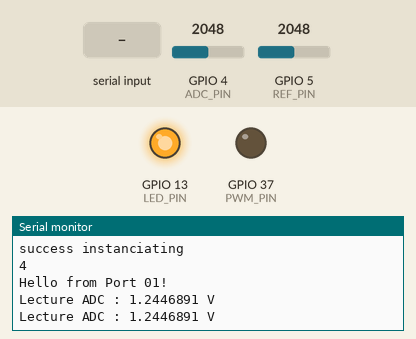
The program below on a simulated ESP32-S2. Shown: output pins drawn as LEDs (lit = HIGH), the last lines printed to the serial monitor. The inputs (shaded band) are chosen by the test bench; at power-on: GPIO 5 (REF_PIN) = 2048, GPIO 4 (ADC_PIN) = 2048 (analog values on the 0–4095 scale).

Above: at 2.2 s.
2.3 s: GPIO 5 (REF_PIN) set to 0
At 3.4 s:
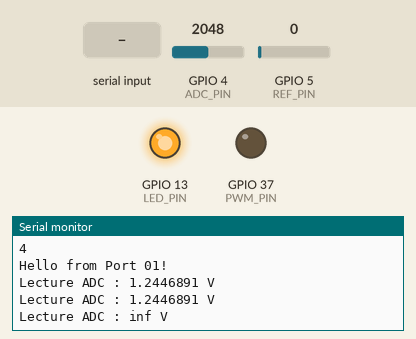
5.0 s: GPIO 4 (ADC_PIN) set to 0
At 5.9 s:
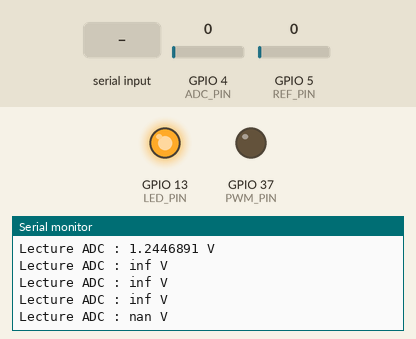
7.5 s: "90,45\n" received over Serial
At 8.4 s:
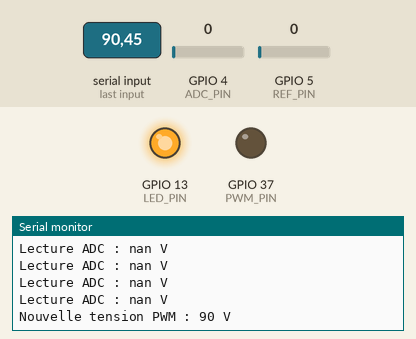

Measured:
- after the input at 2.3 s, the serial monitor: prints a new line after 0.40 s (image 1)
- after the input at 5.0 s, the serial monitor: prints a new line after 0.20 s (image 2)
- after the input at 7.5 s, the serial monitor: prints a new line after 0.21 s (image 3)

The program:

main.cpp
```cpp
#include <Arduino.h>
#include "ADC.h"
#include "PWM.h"

#if !defined(Serial) && defined(USB_SERIAL)
#define Serial USB_SERIAL
#endif


// put function declarations here:
const int ADC_PIN = 4;
const int LED_PIN = 13;
const int REF_PIN = 5;
const int PWM_PIN = 37;
const int PWM_canal = 0;
const int PWM_resolution = 12;
const int PWM_FREQ = 5000;


ADC adc_pin(ADC_PIN, REF_PIN);
PWM pwm_pin(PWM_PIN, PWM_canal, PWM_resolution, PWM_FREQ);

int desired_tension = 0;

void setup() {

  // 1. Attendre que le port série soit physiquement prêt (indispensable sur ESP32-S3/C3)
  while (!Serial) {
    delay(10);
  }

  // 2. Petit délai supplémentaire pour laisser le temps au logiciel
  // sur votre PC (Serial Monitor) de se stabiliser
  delay(1000);


  Serial.begin(115200);
  adc_pin.begin();

  Serial.println("Hello from Port 01!");
  pinMode(LED_PIN, OUTPUT);
  digitalWrite(LED_PIN, HIGH);

}

void loop() {
  adc_pin.update();
  float tension = adc_pin.convert_ADC();

  Serial.print("Lecture ADC : ");
  Serial.print(tension, 7);
  Serial.println(" V");
// On vérifie si l'utilisateur a tapé quelque chose
  if (Serial.available() > 0) {
// On lit le nombre complet (ex: 1.25)
    float nouvelle_tension = Serial.parseFloat();
// On ignore le 0 si parseFloat ne trouve rien ou si on vide le buffer
    if (nouvelle_tension > 0) {
      desired_tension = nouvelle_tension;
      Serial.print("Nouvelle tension PWM : ");
      Serial.print(desired_tension);
      Serial.println(" V");
   }
  }
pwm_pin.Ajuster_Tension(desired_tension);
delay(800);

}
```

ADC.cpp
```cpp
#include <ADC.h>
#include <Arduino.h>

//instanciate object
ADC::ADC(int adc, int ref) : _pin(adc), _ref(ref) ,  _lastValue(0) {
}

void ADC::begin() {
    pinMode(_pin, INPUT);
    analogReadResolution(13);
    analogSetAttenuation(ADC_11db);
    Serial.println("success instanciating");
    Serial.println(_pin);

}

float ADC::convert_ADC() {

    //Serial.print("tension ref =");
    //Serial.println(_lastref);


    //Serial.print("tension bit =");
    //Serial.println(_lastValue);

    float mv_per_bit = 1247.0f / (float)_lastref; // mv per bit
    //Serial.print("mv_per_bit =");
    //Serial.println(mv_per_bit, 7);
    //Serial.print("tension lu pin 4 =");
    //Serial.println(_lastValue*mv_per_bit);
    //Serial.print("tension lu pin 5 =");
    //Serial.println(_lastref);
    //Serial.print("rapport");
    //Serial.println(_rapport, 7);
    //Serial.print("mv_per_bit =");
    //Serial.println(mv_per_bit);
    //Serial.print("_rapport =");
    //Serial.println(_rapport, 7);

    //pont avec V -> 100k -> probe -> 5k1 -> GND
    //60V

    float tension_lu = ((_lastValue * mv_per_bit)*0.9803f + 22.255f);
    float tension_mili = (tension_lu/_rapport);
    float tension = tension_mili/1000.0f;


    //for conversion see excel file
    //return ((tension * 0.9797f) + 0.2469f); //for 10000 * 1000

    //return ((tension*0.9799) + 0.4458); //for 20000 * 1000
    return tension_lu/1000;
}

//void ADC::update() {
//    if (millis() - _lastUpdate >= _interval) {
//        _lastValue = analogRead(_pin);
//        _lastref = analogRead(_ref);
//        _lastUpdate = millis();
//    }
//}

void ADC::update() {
    if (millis() - _lastUpdate >= _interval) {
        long sumValue = 0;
        long sumRef = 0;
        int numSamples = 150; // On lit 64 fois

        for(int i = 0; i < numSamples; i++) {
            sumValue += analogRead(_pin);
            sumRef += analogRead(_ref);
        }

        _lastValue = (float)sumValue / numSamples;
        _lastref = (float)sumRef / numSamples;
        _lastUpdate = millis();
    }
}
```

ADC.h
```cpp
#ifndef ADC_H
#define ADC_H


class ADC {


public:
    int getValue();
    float convert_ADC();
    void update();
    ADC(int adc, int ref);
    void begin();

private:
    int _ref;
    int _pin;
    float _lastValue;
    float _lastref;
    int _lastUpdate;
    int _interval = 10;

    //pont diviseur
    float _grosse_res = 20130;
    float _petit_res = 1000;
    float _rapport = _petit_res/(_petit_res + _grosse_res);
};


#endif
```

PWM.cpp
```cpp
#include "PWM.h"
#include "Arduino.h"
#include <cmath>


PWM::PWM(int pin, int canal, int resolution, int frequency) : _pin(pin), _resolution(resolution),
                                                            _canal(canal), _frequency(frequency),
                                                            _max_value(pow(2, resolution)) {
    //resolution 12bit valeur entre 0 et 4095


    ledcSetup(_canal, _frequency, _resolution);
    ledcAttachPin(_pin, _canal);

}


int PWM::Ajuster_Tension(float value) {

float tension_max = 3.285;
    if (value > tension_max || value < 0) {
        ledcWrite(_canal, 0);
        return 0;
    }


    float _rapport = value / tension_max;
    //Serial.print("_rapport pwm = ");
    //Serial.println(_rapport);
    ledcWrite(_canal, (int)(_rapport * (_max_value - 1)));
    return 1;

}
```

PWM.h
```cpp
#ifndef PWM_H
#define PWM_H


class PWM {


public:
    PWM(int pin, int canal, int resolution, int frequency);
    int Ajuster_Tension(float tension_value);
private:
    int _pin;
    int _resolution = 10;
    int _frequency;
    int _canal;
    int _max_value;
};


#endif
```
